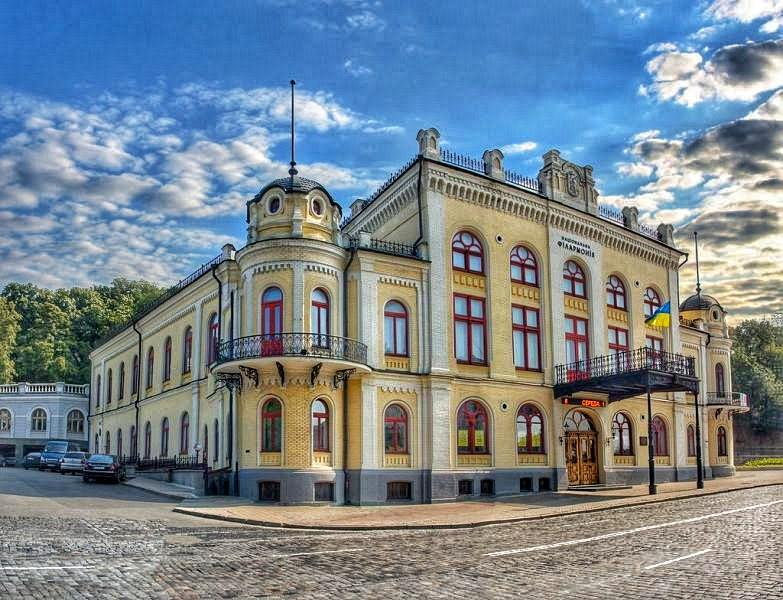
#> input picture Filarmoniya.jpg, 783 x 600 px, found by its file name
$ python task_1.py   (older library calls are emulated)
#> lines starting #> are read from the running program, lines starting #| are printed output that depends on the picture
import cv2
import numpy as np

def sobel_filter(image_path):
    img = cv2.imread(image_path)
#> img is the input picture: shape (600, 783, 3); mean B, G, R 144.2, 134.4, 120.8
    gray = cv2.cvtColor(img, cv2.COLOR_BGR2GRAY)
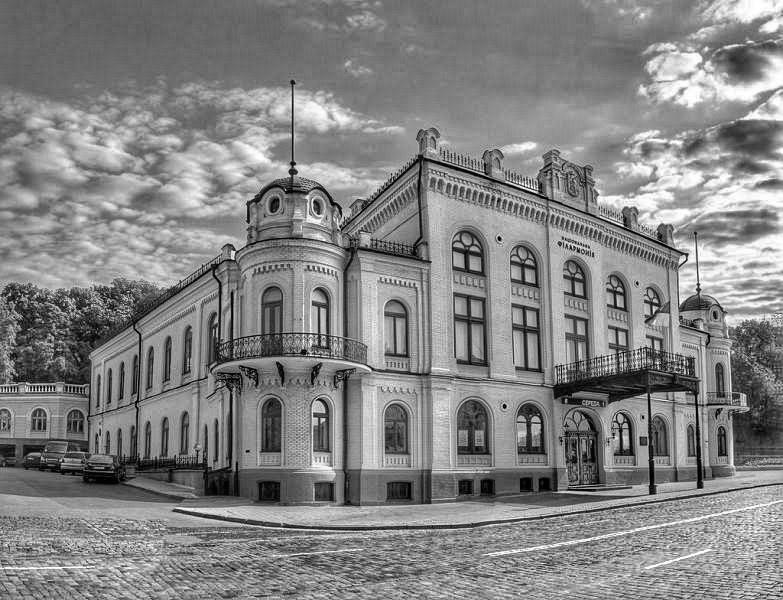
#> gray: shape (600, 783); min 0, max 255, mean 131.5

    sobel_x = cv2.Sobel(gray, cv2.CV_64F, 1, 0, ksize=3)
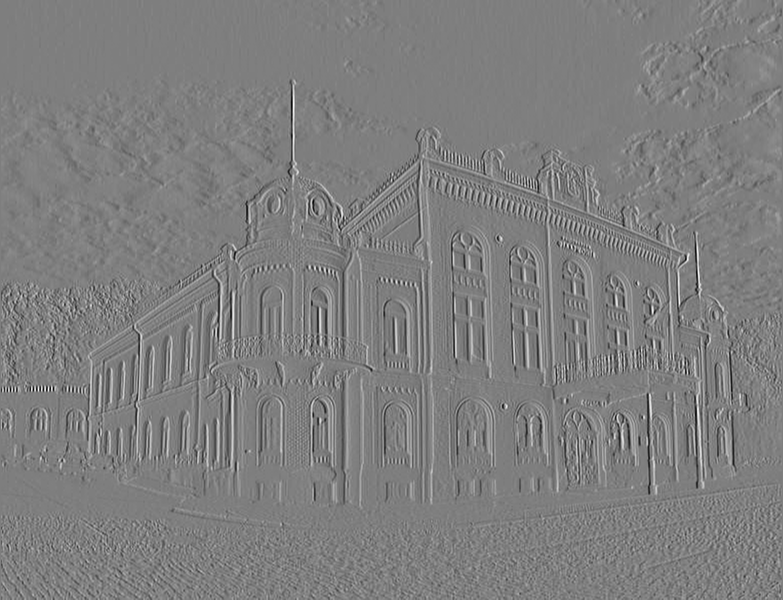
#> sobel_x: shape (600, 783) float64; min -862, max 871, mean 0.5; drawn with min black and max white
    sobel_y = cv2.Sobel(gray, cv2.CV_64F, 0, 1, ksize=3)
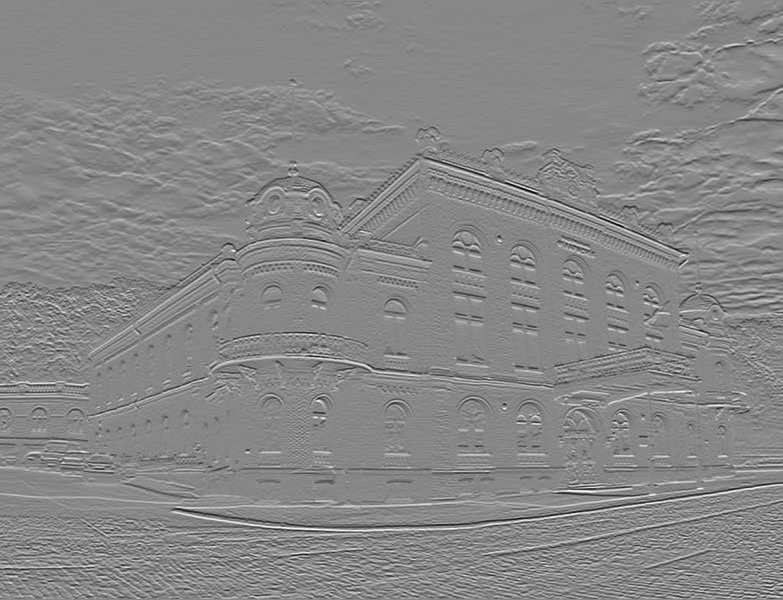
#> sobel_y: shape (600, 783) float64; min -919, max 813, mean 0.2; drawn with min black and max white
    sobel_x = np.abs(sobel_x)
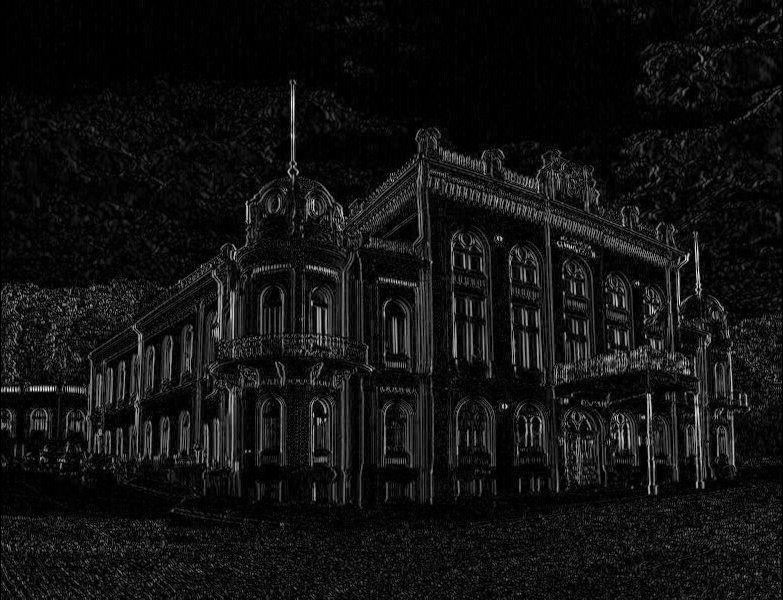
#> sobel_x: shape (600, 783) float64; min 0, max 871, mean 63.5; drawn with min black and max white
    sobel_y = np.abs(sobel_y)
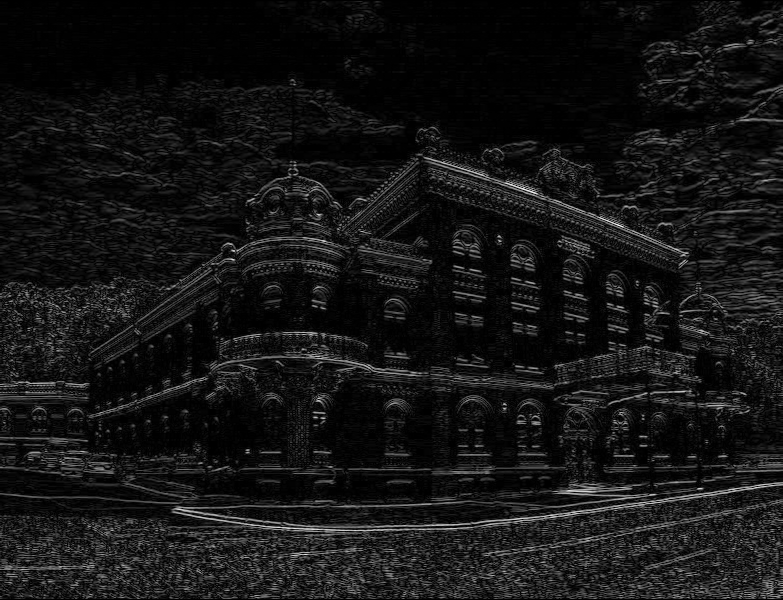
#> sobel_y: shape (600, 783) float64; min 0, max 919, mean 76.1; drawn with min black and max white
    sobel_combined = cv2.addWeighted(sobel_x, 0.5, sobel_y, 0.5, 0)
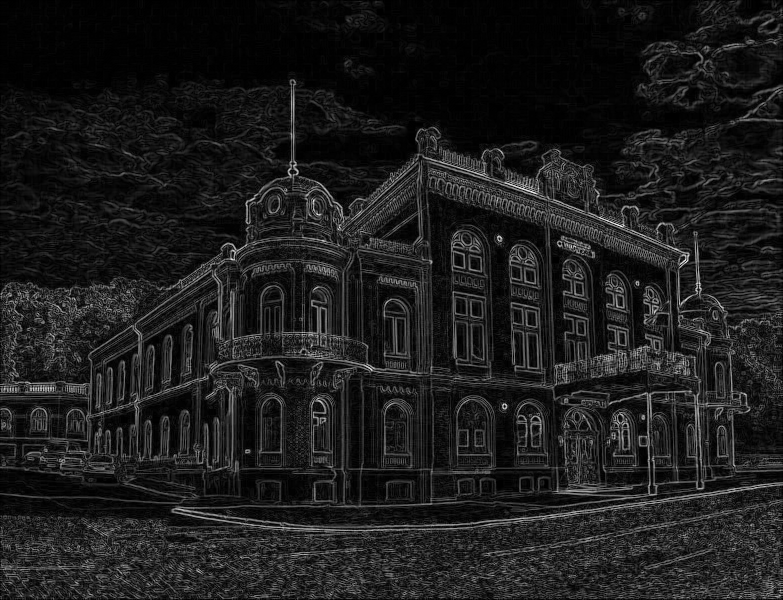
#> sobel_combined: shape (600, 783) float64; min 0, max 616, mean 69.8; drawn with min black and max white
    sobel_combined = cv2.normalize(sobel_combined, None, 0, 255, cv2.NORM_MINMAX, cv2.CV_8U)


    cv2.imshow('original', gray)
    cv2.imshow('Sobel Filter', sobel_combined)
    cv2.waitKey(0)
    cv2.destroyAllWindows()
    return sobel_combined

image_path = 'D:/MyPycharmProjects/Data_science_lesson60_Sobel_Canny_Roberts_Filter/Filarmoniya.jpg'
sobel_filter(image_path)
